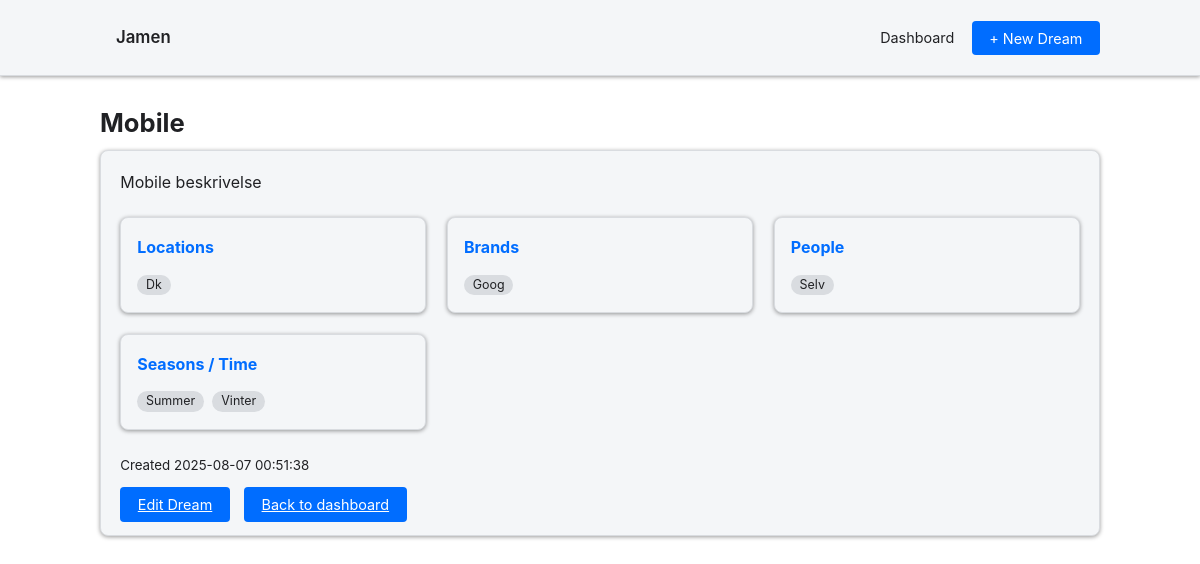
/dreams/XpH51yEu, run on the app's committed database.
### tables this page shows
CREATE TABLE `dream_boards` (
  `id` int NOT NULL,
  `slug` char(10) DEFAULT NULL,
  `user_id` int DEFAULT NULL,
  `title` varchar(255) DEFAULT NULL,
  `description` text,
  `created_at` datetime DEFAULT CURRENT_TIMESTAMP,
  `updated_at` datetime DEFAULT CURRENT_TIMESTAMP ON UPDATE CURRENT_TIMESTAMP,
  `archived` tinyint(1) NOT NULL DEFAULT '0',
  `deleted_at` datetime DEFAULT NULL,
  `type` varchar(20) DEFAULT 'dream'
);

### controllers/dream.php (called while the page is built, shortened)
<?php
require_once __DIR__ . '/../app/config.php';
require_once __DIR__ . '/../models/dream.php';
class dream_controller
{
    public static function show(string $slug): void
	{
		global $db;
		$dream = dream_model::get($db, $slug);
		$anchors = dream_model::getAnchors($db, $dream['id']);
		include __DIR__ . '/../views/dream_show.php';
		include __DIR__ . '/../views/layout.php';
	}
}

### index.php (called while the page is built, shortened)
<?php
require_once __DIR__.'/app/routes.php';
$uri = parse_url($_SERVER['REQUEST_URI'], PHP_URL_PATH);
route(rtrim($uri,'/'));
?>

### models/dream.php (called while the page is built, shortened)
<?php
class dream_model
{
	public static function getAnchors(PDO $db, int $boardId): array
	{
		$map = [
			'locations' => ['table' => 'dream_locations', 'col' => 'location'],
			'brands'    => ['table' => 'dream_brands',    'col' => 'brand'],
			'people'    => ['table' => 'dream_people',    'col' => 'person'],
			'seasons'   => ['table' => 'dream_seasons',   'col' => 'season'],
		];
		$anchors = [];
		foreach ($map as $type => $info) {
			$sql  = "SELECT {$info['col']} AS val FROM {$info['table']} WHERE dream_id = ?";
			$stmt = $db->prepare($sql);
			$stmt->execute([$boardId]);
			$anchors[$type] = $stmt->fetchAll(PDO::FETCH_COLUMN);
		}
		return $anchors;
	}
	public static function get(PDO $db, string $slug): ?array
	{
		$stmt = $db->prepare("
			SELECT id, slug, title, description, created_at
			FROM dream_boards
			WHERE slug = ?
			  AND deleted_at IS NULL
		");
		$stmt->execute([$slug]);
		$board = $stmt->fetch(PDO::FETCH_ASSOC);
		$board['anchors'] = self::getAnchors($db, (int)$board['id']);
		return $board;
	}
}

### views/dream_show.php (the view, shortened to what this page needs)
<?php
if (!function_exists('icon')) {
  function icon($name) {
    $map = [
      'pin' => '<svg viewBox="0 0 24 24"><path d="M12 2a6 6 0 0 0-6 6c0 4.4 6 12 6 12s6-7.6 6-12a6 6 0 0 0-6-6zM12 11a3 3 0 1 1 0-6 3 3 0 0 1 0 6z"/></svg>',
      'bag' => '<svg viewBox="0 0 24 24"><path d="M6 7V6a6 6 0 1 1 12 0v1h3v15H3V7h3zm2 0h8V6a4 4 0 1 0-8 0v1z"/></svg>',
      'user' => '<svg viewBox="0 0 24 24"><path d="M12 12a5 5 0 1 0-5-5 5 5 0 0 0 5 5zm0 2c-4 0-8 2-8 4v2h16v-2c0-2-4-4-8-4z"/></svg>',
      'calendar' => '<svg viewBox="0 0 24 24"><path d="M19 4h-1V2h-2v2H8V2H6v2H5a2 2 0 0 0-2 2v14a2 2 0 0 0 2 2h14a2 2 0 0 0 2-2V6a2 2 0 0 0-2-2zm0 16H5V10h14zm0-12H5V6h14z"/></svg>'
    ];
    return $map[$name] ?? '';
  }
}
?>
<h1><?= htmlspecialchars($dream['title']) ?></h1>
<div class="card">
  <div class="prose prose-invert max-w-none">
    <?= $dream['description'] ?>
  </div>
  <?php if (array_filter($anchors)): ?>
    <div class="anchor-grid">
      <?php if (!empty($anchors['locations'])): ?>
        <section class="anchor-block-view">
          <h3><?= icon('pin') ?> Locations</h3>
          <?php foreach ($anchors['locations'] as $l): ?>
            <span class="chip"><?= htmlspecialchars($l) ?></span>
          <?php endforeach; ?>
        </section>
      <?php endif; ?>
      <?php if (!empty($anchors['brands'])): ?>
        <section class="anchor-block-view">
          <h3><?= icon('bag') ?> Brands</h3>
          <?php foreach ($anchors['brands'] as $b): ?>
            <span class="chip"><?= htmlspecialchars($b) ?></span>
          <?php endforeach; ?>
        </section>
      <?php endif; ?>
      <?php if (!empty($anchors['people'])): ?>
        <section class="anchor-block-view">
          <h3><?= icon('user') ?> People</h3>
          <?php foreach ($anchors['people'] as $p): ?>
            <span class="chip"><?= htmlspecialchars($p) ?></span>
          <?php endforeach; ?>
        </section>
      <?php endif; ?>
      <?php if (!empty($anchors['seasons'])): ?>
        <section class="anchor-block-view">
          <h3><?= icon('calendar') ?> Seasons / Time</h3>
          <?php foreach ($anchors['seasons'] as $s): ?>
            <span class="chip"><?= htmlspecialchars($s) ?></span>
          <?php endforeach; ?>
        </section>
      <?php endif; ?>
    </div>
  <?php endif; ?>
  <p style="margin-top:1.4rem"><small>Created <?= $dream['created_at'] ?></small></p>
  <a class="btn" href="/dreams/<?= $dream['slug'] ?>/edit">Edit Dream</a>
  <a class="btn" href="/dashboard" style="margin-left:.6rem">Back to dashboard</a>
</div>

### app/routes.php (shortened to what this page needs)
<?php
function route(string $uri): void
{
    foreach ($routes as $pattern => $target) {
        if (preg_match('@^' . $pattern . '$@', $uri, $matches)) {
            $class = $target[0] . '_controller';
            if (is_callable([$class, $target[1]])) {
                call_user_func_array(
                    [$class, $target[1]],
                    array_slice($matches, 1)
                );
                return;
            }
        }
    }
}
?>

### views/partials/topbar.php
<div class="container">
  <a href="/" style="font-weight:600;font-size:1.05rem">Jamen</a>
  <nav>
    <a href="/dashboard">Dashboard</a>
    <a href="/dreams/new" class="btn" style="margin-left:.8rem">+ New Dream</a>
  </nav>
</div>

### public/css/style.css (style rules this page uses)
:root { --bg-base: #1c1d22; --bg-card: #26272d; --accent: #4dabf7; --accent-hover: #71c5ff; --border: #393a40; --text-main: #e9e9ef; --text-muted: #9a9ba1; --radius: 8px; --space: 1.2rem; --shadow: 0 1px 4px rgba(0,0,0,.4); }
@media (prefers-color-scheme: light) { :root, body.light { --bg-base: #ffffff; --bg-card: #f4f6f8; --accent: #006dff; --accent-hover: #096bff; --border: #d9dce0; --text-main: #202124; --text-muted: #5f6368; } }
body { margin:0; font-family: Inter, Roboto, system-ui,-apple-system,sans-serif; background:var(--bg-base); color:var(--text-main); }
header .container { display:flex;align-items:center;justify-content:space-between;padding:.8rem var(--space); }
header a { color:var(--text-main);margin-left:1rem;text-decoration:none;font-size:.9rem; }
.container { width:min(92%,1000px);margin:auto;padding:var(--space) 0; }
.card { background:var(--bg-card); border:1px solid var(--border); border-radius:var(--radius); padding:var(--space); margin-bottom:var(--space); box-shadow:var(--shadow); }
.btn { background:var(--accent);color:#fff;border:0;border-radius:4px; padding:.55rem 1.1rem;font-size:.9rem;cursor:pointer; transition:background .15s; }
h1,h2,h3 { margin:.4rem 0 .8rem; }
h1 { font-size:1.6rem; }
h3 { font-size:1rem;color:var(--accent); }
.anchor-grid { display:grid;grid-template-columns:repeat(auto-fit,minmax(280px,1fr));gap:1.3rem;margin-top:1.4rem; }
.anchor-block-view { background:var(--bg-card);border:1px solid var(--border); border-radius:var(--radius);padding:1rem 1rem .8rem;box-shadow:var(--shadow); }
.anchor-block-view h3 { display:flex;align-items:center;margin:.1rem 0 .7rem;font-size:1rem; }
.chip { display:inline-block;margin:.15rem .25rem .25rem 0;padding:.25rem .55rem; background:var(--border);border-radius:16px;font-size:.78rem; color:var(--text-main);line-height:1; }
body { font-size: 1rem; line-height: 1.5; }
.container { padding: 1rem; max-width: 100%; margin: 0 auto; }
h1, h2, h3 { margin-top: 0.75rem; margin-bottom: 0.5rem; }
header nav { display: none; }
@media (min-width: 600px) { header nav { display: block; } }

### data on the page
dream_boards: title "Mobile", description "Mobile beskrivelse", l "Dk", b "Goog", p "Selv", s "Summer", s "Vinter", created_at "2025-08-07 00:51:38"
